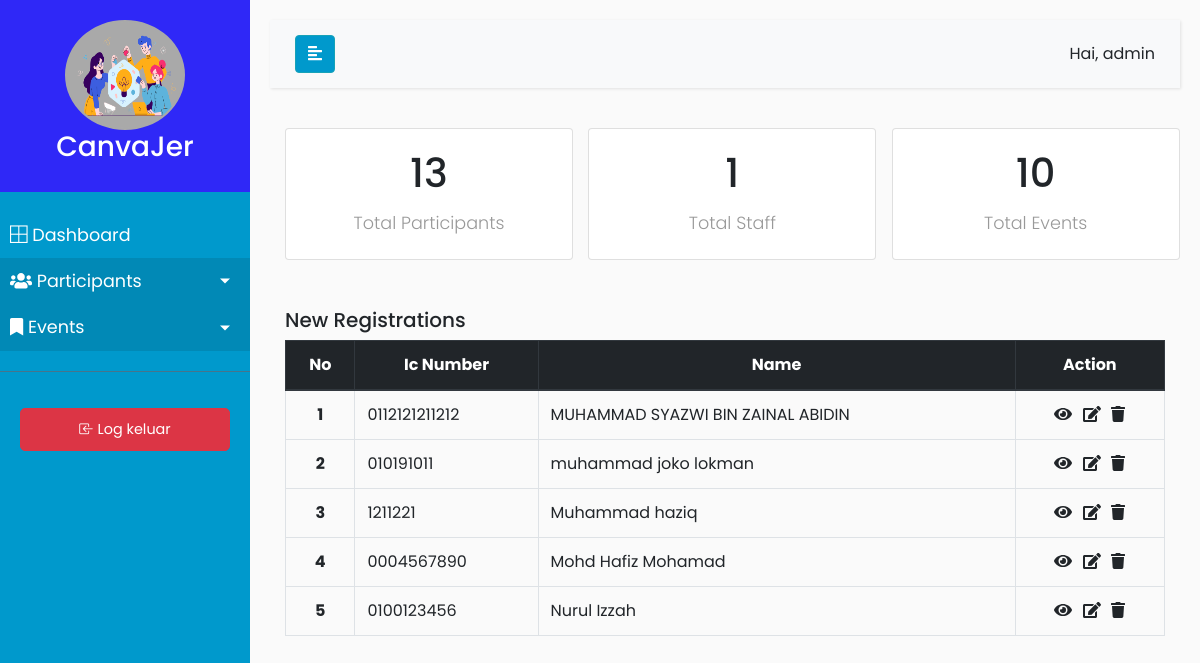
Page /home/dashboard.php (signed in) on the committed database.
### tables this page shows
CREATE TABLE `participants` (
  `part_ic` varchar(20) NOT NULL,
  `part_fullname` varchar(255) DEFAULT NULL,
  `part_email` varchar(255) DEFAULT NULL,
  `part_age` int DEFAULT NULL,
  `part_gender` enum('Male','Female','Other') DEFAULT NULL,
  `part_phone` varchar(20) DEFAULT NULL,
  `created_at` timestamp NULL DEFAULT CURRENT_TIMESTAMP
);

### controllers/participantController.php (called while the page is built, shortened)
<?php
require_once WEB_ROOT_FILE. '/conn/database.php';
function getParticipantRecordsLimit(){
	$sql = "SELECT * FROM participants ORDER BY created_at DESC LIMIT 5";
	$result = dbQuery($sql);
	$records = [];
	if (dbNumRows($result) >= 1) {
		while($participant = dbFetchAssoc($result)) {
			$records[] = $participant;
		}
	}
	return $records;
}
function getNumberParticipantRecords(){
	$sql = "SELECT COUNT(*) AS num_rows FROM participants";
	$result = dbQuery($sql);
	$records = dbFetchAssoc($result);
	return $records;
}

### conn/database.php (called while the page is built, shortened)
<?php
require_once 'config.php';
$dbConn = mysqli_connect ($dbHost, $dbUser, $dbPass,$dbName);
function dbQuery($sql)
{
	global $dbConn;
	$result = mysqli_query($dbConn,$sql);
	return $result;
}
function dbFetchAssoc($result)
{
	return mysqli_fetch_assoc($result);
}
function dbNumRows($result)
{
	return mysqli_num_rows($result);
}
?>

### controllers/userController.php (called while the page is built, shortened)
<?php
require_once '../conn/config.php';
require_once WEB_ROOT_FILE. '/conn/database.php';
function getNumberStaffRecords(){
	$sql = "SELECT COUNT(*) AS num_rows FROM users";
	$result = dbQuery($sql);
	$records = dbFetchAssoc($result);
	return $records;
}

### controllers/eventController.php (called while the page is built, shortened)
<?php
require_once '../conn/config.php';
require_once WEB_ROOT_FILE. '/conn/database.php';
function getNumberEventsRecords(){
	$sql = "SELECT COUNT(*) AS num_rows FROM activities";
	$result = dbQuery($sql);
	$records = dbFetchAssoc($result);
	return $records;
}

### home/dashboard.php (the view, shortened to what this page needs)
<?php
include('../layouts/header.php');
include('../layouts/menu.php');
include ('../controllers/participantController.php');
include ('../controllers/userController.php');
include ('../controllers/eventController.php');
$participants = getParticipantRecordsLimit();
$Numparticipants = getNumberParticipantRecords();
$NumEvents = getNumberEventsRecords();
$NumStaffs = getNumberStaffRecords();
?>
<div class="container">
    <div class="row">
        <div class="col-12 col-sm-3">
            <div class="card" style="width: 18rem;">
                <div class="card-body">
                    <center>
                        <h1 class="card-title"><?=$Numparticipants['num_rows']?></h1>
                        <p class="card-text">Total Participants</p>
                    </center>
                </div>
            </div>
        </div>
        <div class="col-12 col-sm-1"><br></div>
        <div class="col-12 col-sm-3">
            <div class="card" style="width: 18rem;">
                <div class="card-body">
                    <center>
                        <h1 class="card-title"><?=$NumStaffs['num_rows']?></h1>
                        <p class="card-text">Total Staff</p>
                    </center>
                </div>
            </div>
        </div>
        <div class="col-12 col-sm-1"><br></div>
        <div class="col-12 col-sm-3">
            <div class="card" style="width: 18rem;">
                <div class="card-body">
                    <center>
                        <h1 class="card-title"><?=$NumEvents['num_rows']?></h1>
                        <p class="card-text">Total Events</p>
                    </center>
                </div>
            </div>
        </div>
    </div>
</div><br><br>
<div class="main-content ">
    <div class="container">
        <h5 class="print-container">New Registrations</h5>
        <div class="table-responsive">
            <table class="table table-bordered print-container printIndex" >
                <thead class="thead-dark">
                    <tr>
                        <th scope="col" style="text-align:center" >No</th>
                        <th scope="col" style="text-align:center" >Ic Number</th>
                        <th scope="col" style="text-align:center" >Name</th>
                        <th scope="col" style="text-align:center" >Action</th>
                    </tr>
                </thead>
                <tbody>
                    <?php
                    $number = 1;
                    foreach ($participants as $key => $participant) {?>
                            <tr>
                                <th scope="row"><center><?php echo $number++ ?></center></th>
                                <td><?= $participant['part_ic'] ?> </td>
                                <td><?= $participant['part_fullname'] ?> </td>
                                <td >
                                    <center >
                                            <a class="margin2px" href="<?php echo WEB_ROOT; ?>/participant/view.php?ic=<?php echo $participant['part_ic']?>"><i class="fas fa-eye"></i></a>
                                            <a class="margin2px"  href="<?php echo WEB_ROOT; ?>/participant/update.php?ic=<?php echo $participant['part_ic']?>"><i class="fas fa-edit"></i></a>
                                            <a class="margin2px" href="<?php echo WEB_ROOT; ?>/controllers/participantController.php?cmd=delete-participant&ic=<?php echo $participant['part_ic']?> " ><i class="fas fa-trash"></i></a>
                                </td>
                            </tr>
                        <?php
                        }
                        ?>
                </tbody>
            </table>
        </div>
    </div>
</div>
<?php
include('../layouts/footer.php');
?>

### css/style.css (style rules this page uses)
body { font-family: 'Poppins', sans-serif; background: #fafafa; }
p { font-family: 'Poppins', sans-serif; font-size: 1.1em; font-weight: 300; line-height: 1.7em; color: #999; }
a, a:hover, a:focus { color: inherit; text-decoration: none; transition: all 0.3s; }
.margin2px { margin: 3px; }

### rows in the picture
participants: part_ic "0112121211212", part_fullname "MUHAMMAD SYAZWI BIN ZAINAL ABIDIN"
participants: part_ic "010191011", part_fullname "muhammad joko lokman"
participants: part_ic "1211221", part_fullname "Muhammad haziq"
participants: part_ic "0004567890", part_fullname "Mohd Hafiz Mohamad"
participants: part_ic "0100123456", part_fullname "Nurul Izzah"

### other values in the picture
$_SESSION['user']['ad_username'] "admin"
$Numparticipants['num_rows'] "13"
$NumStaffs['num_rows'] "1"
$NumEvents['num_rows'] "10"
